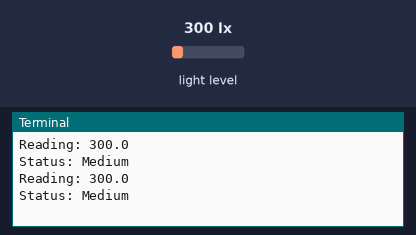
Recording of a program running on a simulated Raspberry Pi (BCM pin numbers). On the bench: the last lines printed to the terminal. The inputs (shaded band) are chosen by the test bench; at power-on: light level 300 lx.

Above: at 1.2 s.
1.3 s: light level set to 107 lx
At 2.5 s:
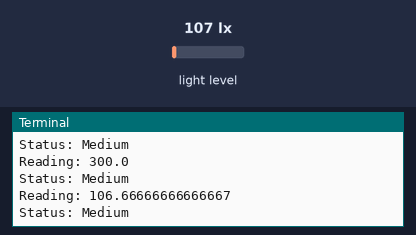
2.8 s: light level set to 88 lx
At 3.8 s:
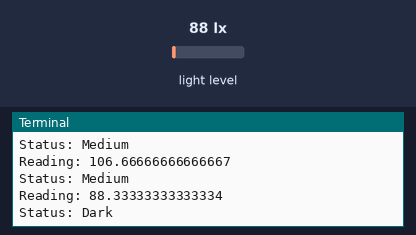
Timing chart, 0 to 5.8 s (numbered marks = the images above; inputs shaded):
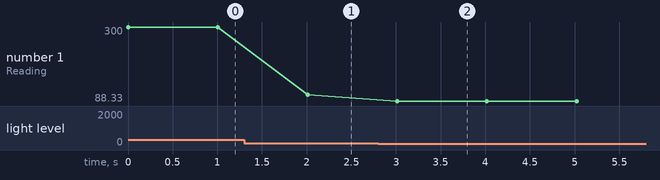

The program:

task8_1D.py
```python
#System management bus library preinstalled after enabling I2C option
#its is to0 implement the I2c interface
import smbus
import time

#For the BH1750 sensor, I2C addresses 7-bit addresses in hexadecimal format.
address = 0x23	#BH1750 sensor default address
start_on = 0x01	#represent 1 if the power is on or for starting the data transfer
stop_on = 0x00	#represent 0 if the power is off or  for stopping the data transfer .
reset = 0x07	#An address used for resetting the whole process

#Insiating the smbus library
bus = smbus.SMBus(1)

#A fucntion to read the data from the sensor in bytes and convert it to recognizable values
def Light_Reading():
	newAddress = bus.read_i2c_block_data(address, address)
	value = light_intensity(newAddress)
	return value

def light_intensity(newAddress):
	conversion = ((newAddress[1] + (256 * newAddress[0]))/1.2)
	return conversion

#Main conditions and overall output
try:
	while 1:
		intensity = Light_Reading()
		print(f"Reading: {intensity}")

		if(intensity >= 3000):
			print("Status: Too bright")
		elif(intensity >= 500 and intensity < 3000):
			print("Status: Bright")
		elif(intensity >= 100 and intensity < 500):
			print("Status: Medium")
		elif(intensity > 50 and intensity < 100):
			print("Status: Dark")
		elif(intensity < 50):
			print("Status: Too dark")
		time.sleep(1)

except KeyboardInterrupt:
	print("Exitting")
```

Measured:
- the behaviour switches between 100 and 99 lx on light level (found by bisection; images 1 and 2)
- after the input at 1.3 s, the terminal: prints a new line after 0.71 s (image 1)
- after the input at 2.8 s, the terminal: prints a new line after 0.21 s (image 2)
- plotted number 1: 300 → 106.67 after the input at 1.3 s, 106.67 → 88.33 after the input at 2.8 s
